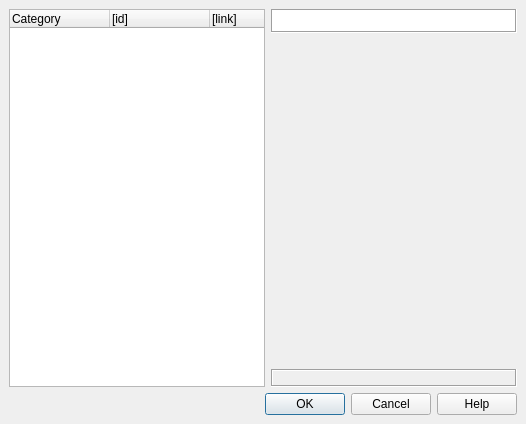
<ui version="4.0" >
 <comment>
 VBox frontends: Qt4 GUI ("VirtualBox"):

 Copyright (C) 2008 Sun Microsystems, Inc.

 This file is part of VirtualBox Open Source Edition (OSE), as
 available from http://www.virtualbox.org. This file is free software;
 you can redistribute it and/or modify it under the terms of the GNU
 General Public License (GPL) as published by the Free Software
 Foundation, in version 2 as it comes in the "COPYING" file of the
 VirtualBox OSE distribution. VirtualBox OSE is distributed in the
 hope that it will be useful, but WITHOUT ANY WARRANTY of any kind.

 Please contact Sun Microsystems, Inc., 4150 Network Circle, Santa
 Clara, CA 95054 USA or visit http://www.sun.com if you need
 additional information or have any questions.
 </comment>
 <class>VBoxSettingsDialog</class>
 <widget class="QMainWindow" name="VBoxSettingsDialog" >
  <property name="geometry" >
   <rect>
    <x>0</x>
    <y>0</y>
    <width>526</width>
    <height>424</height>
   </rect>
  </property>
  <widget class="QWidget" name="centralwidget" >
   <layout class="QHBoxLayout" >
    <item>
     <widget class="QWidget" native="1" name="mAllWidget" >
      <layout class="QGridLayout" >
       <property name="leftMargin" >
        <number>0</number>
       </property>
       <property name="topMargin" >
        <number>0</number>
       </property>
       <property name="rightMargin" >
        <number>0</number>
       </property>
       <property name="bottomMargin" >
        <number>0</number>
       </property>
       <item rowspan="3" row="0" column="0" >
        <widget class="QTreeWidget" name="mTwSelector" >
         <property name="sizePolicy" >
          <sizepolicy vsizetype="Expanding" hsizetype="Minimum" >
           <horstretch>0</horstretch>
           <verstretch>0</verstretch>
          </sizepolicy>
         </property>
         <property name="verticalScrollBarPolicy" >
          <enum>Qt::ScrollBarAlwaysOff</enum>
         </property>
         <property name="horizontalScrollBarPolicy" >
          <enum>Qt::ScrollBarAlwaysOff</enum>
         </property>
         <property name="rootIsDecorated" >
          <bool>false</bool>
         </property>
         <property name="uniformRowHeights" >
          <bool>true</bool>
         </property>
         <column>
          <property name="text" >
           <string>Category</string>
          </property>
         </column>
         <column>
          <property name="text" >
           <string>[id]</string>
          </property>
         </column>
         <column>
          <property name="text" >
           <string>[link]</string>
          </property>
         </column>
        </widget>
       </item>
       <item row="0" column="1" >
        <widget class="QLabel" name="mLbTitle" >
         <property name="sizePolicy" >
          <sizepolicy vsizetype="Fixed" hsizetype="Expanding" >
           <horstretch>0</horstretch>
           <verstretch>0</verstretch>
          </sizepolicy>
         </property>
         <property name="palette" >
          <palette>
           <active>
            <colorrole role="Window" >
             <brush brushstyle="SolidPattern" >
              <color alpha="255" >
               <red>255</red>
               <green>255</green>
               <blue>255</blue>
              </color>
             </brush>
            </colorrole>
           </active>
           <inactive>
            <colorrole role="Window" >
             <brush brushstyle="SolidPattern" >
              <color alpha="255" >
               <red>255</red>
               <green>255</green>
               <blue>255</blue>
              </color>
             </brush>
            </colorrole>
           </inactive>
           <disabled>
            <colorrole role="Window" >
             <brush brushstyle="SolidPattern" >
              <color alpha="255" >
               <red>255</red>
               <green>255</green>
               <blue>255</blue>
              </color>
             </brush>
            </colorrole>
           </disabled>
          </palette>
         </property>
         <property name="font" >
          <font>
           <family>Sans Serif</family>
           <pointsize>11</pointsize>
           <weight>75</weight>
           <bold>true</bold>
          </font>
         </property>
         <property name="autoFillBackground" >
          <bool>true</bool>
         </property>
         <property name="frameShape" >
          <enum>QFrame::Box</enum>
         </property>
         <property name="frameShadow" >
          <enum>QFrame::Sunken</enum>
         </property>
         <property name="text" >
          <string/>
         </property>
         <property name="margin" >
          <number>7</number>
         </property>
        </widget>
       </item>
       <item row="1" column="1" >
        <widget class="QWidget" native="1" name="mWtStackHandler" >
         <property name="sizePolicy" >
          <sizepolicy vsizetype="Expanding" hsizetype="Preferred" >
           <horstretch>0</horstretch>
           <verstretch>0</verstretch>
          </sizepolicy>
         </property>
        </widget>
       </item>
       <item row="2" column="1" >
        <widget class="QILabel" name="mLbWhatsThis" >
         <property name="frameShape" >
          <enum>QFrame::Box</enum>
         </property>
         <property name="frameShadow" >
          <enum>QFrame::Sunken</enum>
         </property>
         <property name="alignment" >
          <set>Qt::AlignLeading|Qt::AlignLeft|Qt::AlignTop</set>
         </property>
         <property name="wordWrap" >
          <bool>true</bool>
         </property>
         <property name="margin" >
          <number>7</number>
         </property>
        </widget>
       </item>
       <item row="3" column="0" colspan="2" >
        <widget class="QIDialogButtonBox" name="mButtonBox" >
         <property name="standardButtons" >
          <set>QDialogButtonBox::Cancel|QDialogButtonBox::Help|QDialogButtonBox::NoButton|QDialogButtonBox::Ok</set>
         </property>
        </widget>
       </item>
      </layout>
     </widget>
    </item>
   </layout>
  </widget>
 </widget>
 <customwidgets>
  <customwidget>
   <class>QIDialogButtonBox</class>
   <extends>QDialogButtonBox</extends>
   <header>QIDialogButtonBox.h</header>
  </customwidget>
  <customwidget>
   <class>QILabel</class>
   <extends>QLabel</extends>
   <header>QILabel.h</header>
  </customwidget>
 </customwidgets>
 <resources>
  <include location="../VirtualBox.qrc" />
 </resources>
 <connections/>
</ui>
